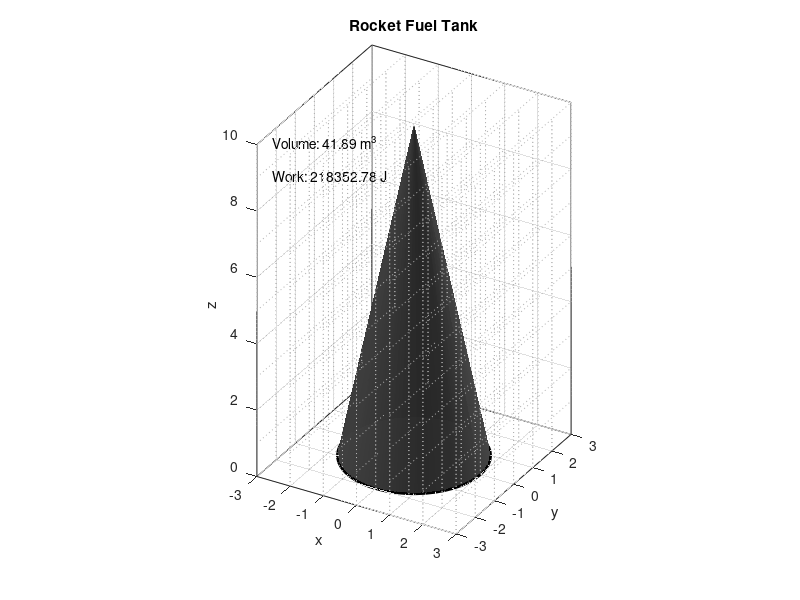

Here is the MATLAB script that generated this plot:
% Parameters
rho = 70.85; % density of liquid hydrogen in kg/m^3
g = 9.81; % acceleration due to gravity in m/s^2
y_start = 0; % lower limit of y
y_end = 10; % upper limit of y (height of the cone)
R = 2; % radius at the base of the cone

% Function definition for radius
f = @(y) R * (1 - y/y_end); % r = f(y)

% Volume Calculation
volume_integral = @(y) pi * (f(y)).^2; 
V = integral(volume_integral, y_start, y_end);

% Work Calculation
A = @(y) pi * (f(y)).^2; % Area function
D = @(y) y_end - y; % Distance to pump

% Work integral
work_integral = @(y) rho * g * A(y) .* D(y);
W = integral(work_integral, y_start, y_end);

% Display Results
fprintf('Volume of the tank: %.2f m^3\n', V);
fprintf('Work to pump the liquid out: %.2f J\n', W);

% Create a new figure
figure;

% Define the cone parameters
n = 50;  % Number of points around the base
r = linspace(2, 0, 2);  % Radius vector: [2 0] for a cone
h = [0 10];  % Height vector: [0 10] for height

% Generate the cylinder (cone) coordinates
[X, Y, Z] = cylinder(r, n);
Z = Z * (h(2) - h(1)) + h(1);  % Adjust Z to match desired height

% Create the surface plot (outer surface of the cone)
h_surf = surf(X, Y, Z, 'FaceColor', [0.3 0.3 0.3], 'EdgeColor', 'none');

hold on;

% Create the base of the cone using patch
t = linspace(0, 2*pi, n);
x_base = r(1) * cos(t);
y_base = r(1) * sin(t);
h_base = patch(x_base, y_base, zeros(size(t)), [0.3 0.3 0.3]);
set(h_base, 'EdgeColor', 'none');

% Add concentric circles to the base
num_circles = 5;
for i = 1:num_circles
    radius = r(1) * i / num_circles;
    x_circle = radius * cos(t);
    y_circle = radius * sin(t);
    plot(x_circle, y_circle, 'k', 'LineWidth', 0.5);
end

% Add black outline to the base
plot(x_base, y_base, 'k', 'LineWidth', 2);

% Add 3D grid
grid_size = 3;  % Adjust this value to change grid density
grid_spacing = 1;  % Adjust this value to change the spacing between grid lines

% X-Y plane grids at different Z levels
for z = 0:grid_spacing:h(2)
    [X_grid, Y_grid] = meshgrid(-grid_size:grid_spacing:grid_size);
    Z_grid = z * ones(size(X_grid));
    plot3(X_grid, Y_grid, Z_grid, 'Color', [0.7 0.7 0.7], 'LineStyle', ':');
end

% X-Z plane grids at different Y levels
for y = -grid_size:grid_spacing:grid_size
    [X_grid, Z_grid] = meshgrid(-grid_size:grid_spacing:grid_size, 0:grid_spacing:h(2));
    Y_grid = y * ones(size(X_grid));
    plot3(X_grid, Y_grid, Z_grid, 'Color', [0.7 0.7 0.7], 'LineStyle', ':');
end

% Y-Z plane grids at different X levels
for x = -grid_size:grid_spacing:grid_size
    [Y_grid, Z_grid] = meshgrid(-grid_size:grid_spacing:grid_size, 0:grid_spacing:h(2));
    X_grid = x * ones(size(Y_grid));
    plot3(X_grid, Y_grid, Z_grid, 'Color', [0.7 0.7 0.7], 'LineStyle', ':');
end

% Label axes and set title
xlabel('x');
ylabel('y');
zlabel('z');
title('Rocket Fuel Tank');

% Set axis properties
axis equal;
box on;

% Adjust axis limits for a tighter view
axis([-grid_size grid_size -grid_size grid_size 0 h(2)]);

% Set the view for a better 3D perspective
view(30, 30);

% Add lighting for better 3D effect
light('Position', [1 1 1], 'Style', 'infinite');
light('Position', [-1 -1 2], 'Style', 'infinite');

% Set lighting algorithm
lighting gouraud;

% Ensure proper rendering order
set(h_surf, 'FaceAlpha', 0.99);
set(h_base, 'FaceAlpha', 1);

% Display volume and work
text(-grid_size*0.9, -grid_size*0.9, h(2), sprintf('Volume: %.2f m^3', 41.89), 'FontSize', 10);
text(-grid_size*0.9, -grid_size*0.9, h(2)*0.9, sprintf('Work: %.2f J', 218352.78), 'FontSize', 10);

hold off;
